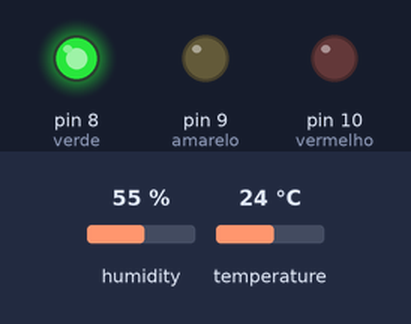
Bench run of a sketch on a simulated Arduino Uno, built with avr-gcc and run on an emulated ATmega328P. On the bench: output pins drawn as LEDs (lit = HIGH). The test bench sets the inputs (shaded band); at power-on: temperature 24 °C, humidity 55 %.

Above: at 3.8 s.
3.9 s: temperature set to 20 °C
At 7.0 s:
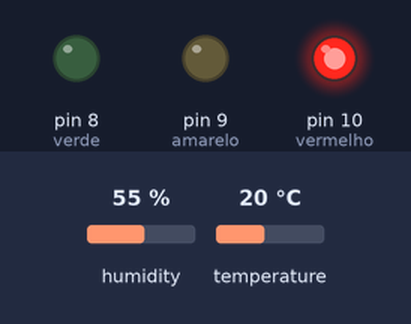
7.8 s: temperature set to 28 °C
At 10.2 s:
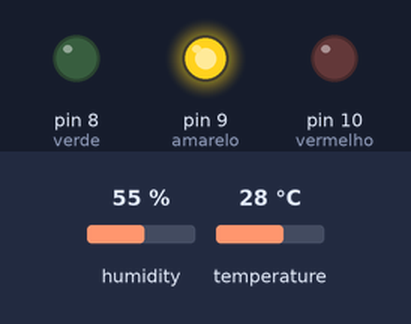
11.7 s: temperature set to 26 °C
At 13.3 s:
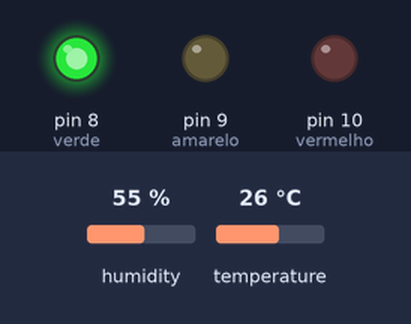
15.6 s: temperature set to 12 °C
At 19.6 s:
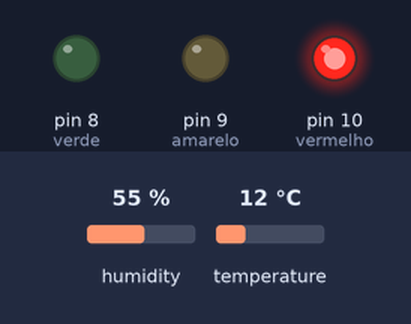
Timing chart, 0 to 20.6 s (numbered marks = the images above; inputs shaded):
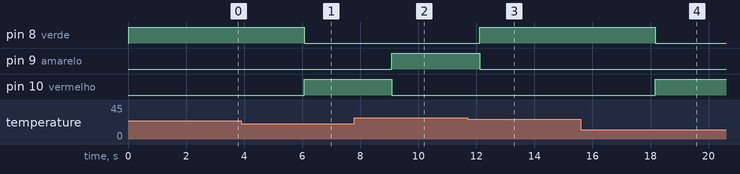

Measured:
- the behaviour switches between 22 and 21 °C on temperature (found by bisection; images 0 and 1)
- the behaviour switches between 28 and 27 °C on temperature (found by bisection; images 2 and 3)
- after the input at 3.9 s, pin 8 (verde): HIGH → LOW after 2.2 s; pin 10 (vermelho): LOW → HIGH after 2.2 s
- after the input at 7.8 s, pin 9 (amarelo): LOW → HIGH after 1.3 s; pin 10 (vermelho): HIGH → LOW after 1.3 s
- after the input at 11.7 s, pin 8 (verde): LOW → HIGH after 0.42 s; pin 9 (amarelo): HIGH → LOW after 0.42 s
- after the input at 15.6 s, pin 8 (verde): HIGH → LOW after 2.6 s; pin 10 (vermelho): LOW → HIGH after 2.6 s

The sketch:

Projeto_024_Conforto_Termico_com_DHT11.ino
```cpp
// Projeto 024 - Conforto Térmico com DHT11
// Arduino Uno | Arduino Neon Lab

#include <DHT.h>

 DHT dht(2, DHT11);
 int verde=8, amarelo=9, vermelho=10;
 void setup(){ dht.begin(); pinMode(verde,OUTPUT); pinMode(amarelo,OUTPUT); pinMode(
 vermelho,OUTPUT); }
 void loop(){
   float t=dht.readTemperature();
   digitalWrite(verde, t>=22 && t<=27);
   digitalWrite(amarelo, t>27 && t<=30);
   digitalWrite(vermelho, t<22 || t>30);
   delay(1500);
 }
```
